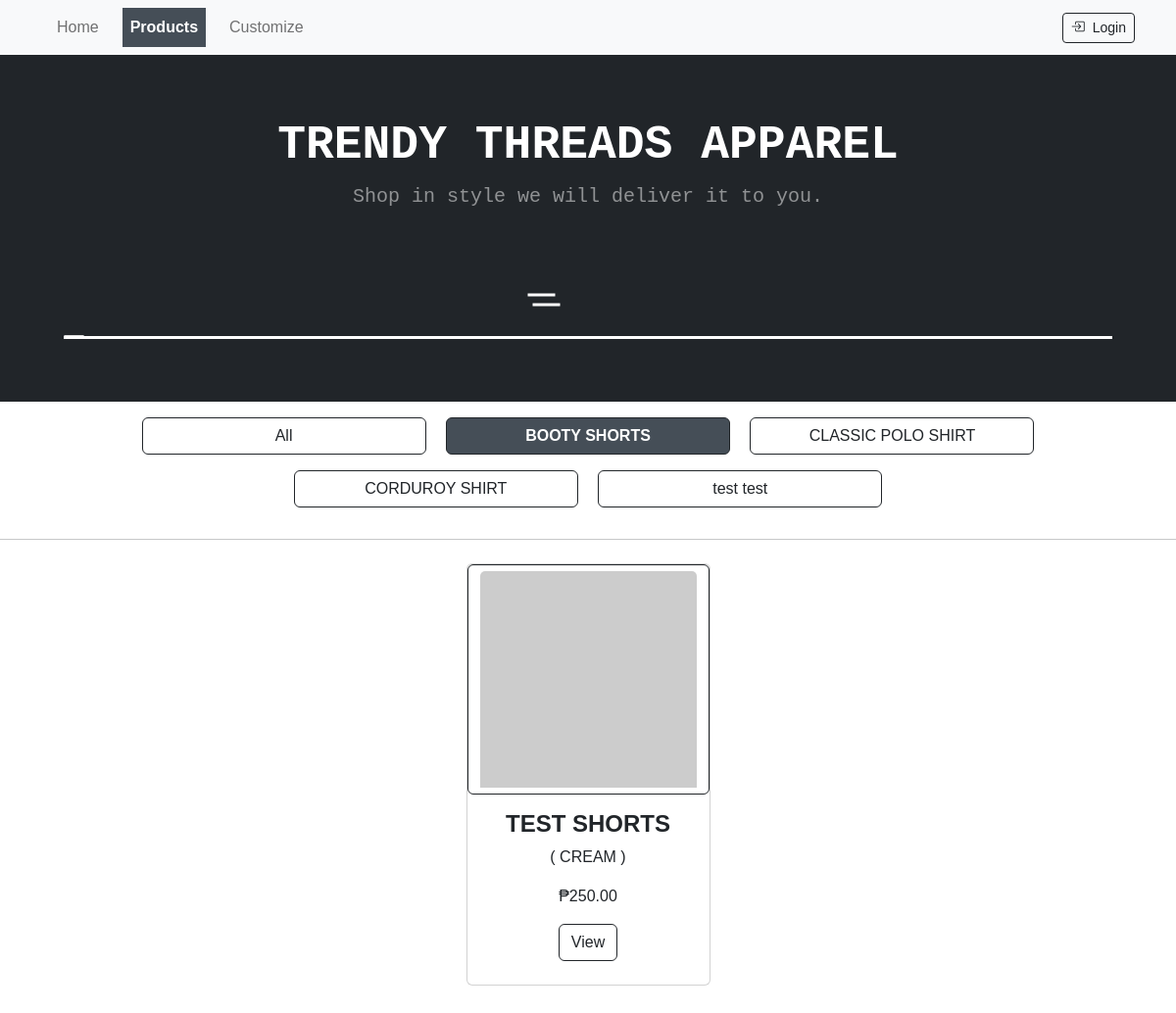
The page /browse-products.php?category_id=6 on the database as committed earlier.
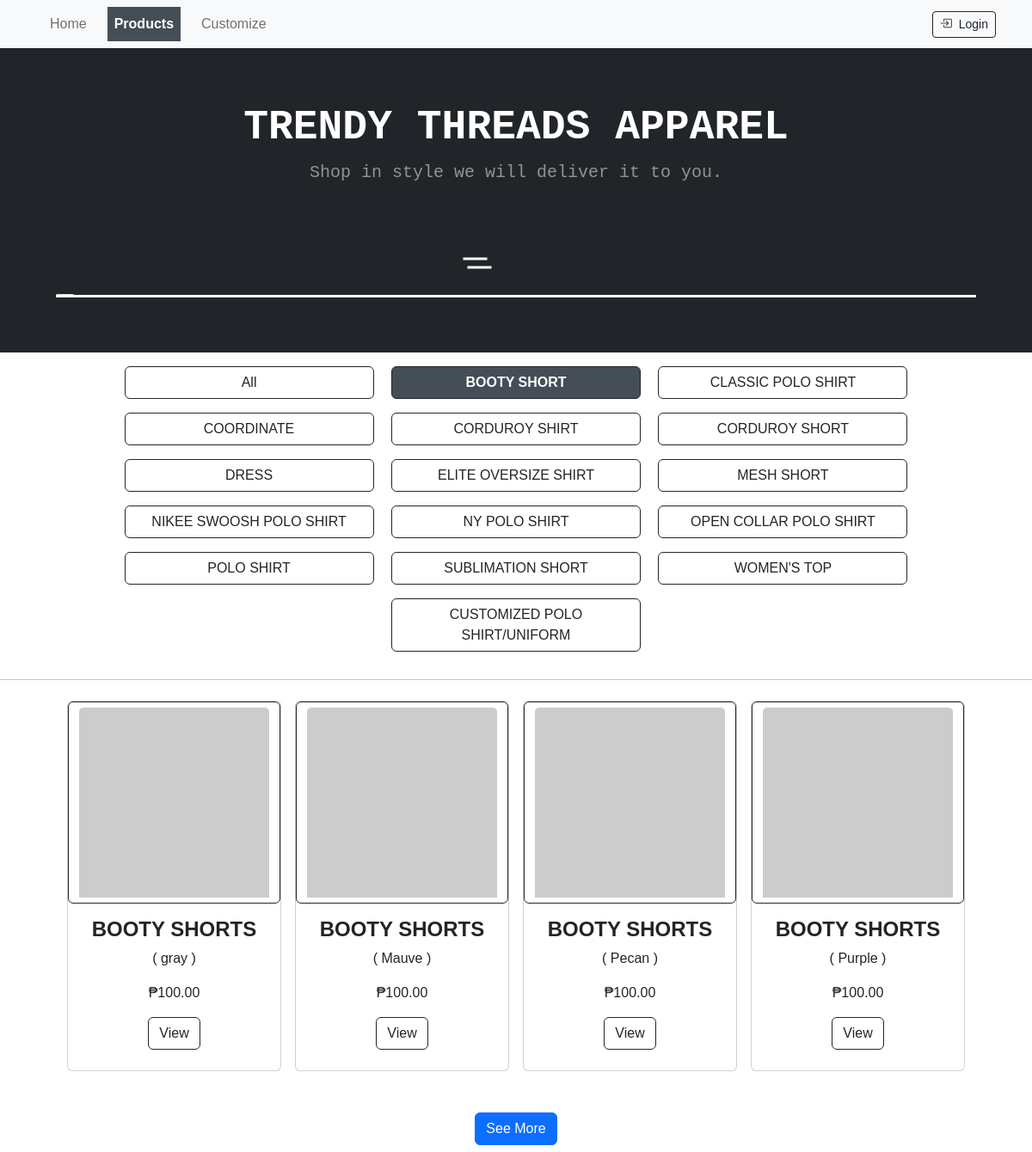
The same page on the database as committed later.
### tables this page shows
CREATE TABLE `categories` (
  `id` int NOT NULL,
  `name` varchar(255) NOT NULL,
  `description` varchar(255) NOT NULL,
  `created_at` datetime DEFAULT NULL,
  `updated_at` datetime DEFAULT NULL,
  `deleted_at` datetime DEFAULT NULL,
  `created_by` int DEFAULT NULL
);

CREATE TABLE `products` (
  `id` int NOT NULL,
  `category_id` int DEFAULT NULL,
  `name` varchar(255) DEFAULT NULL,
  `description` text,
  `price` int DEFAULT NULL,
  `color` varchar(11) DEFAULT NULL,
  `created_at` varchar(191) DEFAULT NULL,
  `updated_at` varchar(191) DEFAULT NULL,
  `deleted_at` varchar(191) DEFAULT NULL,
  `created_by` int DEFAULT NULL
);

CREATE TABLE `product_colors` (
  `id` int NOT NULL,
  `product_id` int DEFAULT NULL,
  `name` varchar(255) DEFAULT NULL,
  `code` text,
  `stock_qty` int NOT NULL DEFAULT '0',
  `image` text,
  `created_at` varchar(191) DEFAULT NULL,
  `updated_at` varchar(191) DEFAULT NULL,
  `deleted_at` varchar(191) DEFAULT NULL,
  `created_by` int NOT NULL,
  `updated_by` int NOT NULL
);

### models/Model.php (called while the page is built, shortened)
<?php
class Model
{
    protected $host = "";
    protected $database = "";
    protected $username = "";
    protected $password = "";
    protected $pdo;
    protected $stmt;
    public function __construct(){
        $dotenv = Dotenv\Dotenv::createImmutable(__DIR__);
        $this->host =  $_ENV['DB_HOST'];
        if($_ENV['APP_ENV'] == 'dev'){
            $this->database =  $_ENV['DEV_DB_DATABASE'];
            $this->username =  $_ENV['DEV_DB_USERNAME'];
            $this->password =  $_ENV['DEV_DB_PASSWORD'];
        }else{
            $this->database =  $_ENV['DB_DATABASE'];
            $this->username =  $_ENV['DB_USERNAME'];
            $this->password =  $_ENV['DB_PASSWORD'];
        }
    }
    public function connect(){
        try {
            $this->pdo = new PDO("mysql:host={$this->host};dbname={$this->database};charset=utf8","{$this->username}","{$this->password}");
            $this->pdo->setAttribute(PDO::ATTR_ERRMODE, PDO::ERRMODE_EXCEPTION);
            $this->pdo->setAttribute(PDO::ATTR_DEFAULT_FETCH_MODE, PDO::FETCH_ASSOC);
        } catch (PDOException $e) {
            echo $e->getMessage();
            throw $e->getMessage();
        }
    }
    public function setQuery($qry){
        $this->qry = $qry;
        $this->stmt = $this->pdo->query($this->qry);
        return $this;
    }
    public function getAll(){
        try {
            return $this->stmt->fetchAll();
        } catch (PDOException $e) {
            return $e->getMessage();
        }
    }
}

### models/Category.php (called while the page is built, shortened)
<?php
Class Category extends Model {
    public static function getCategories(){
        $instance = new self;
        $categories = $instance->setQuery("
            SELECT *  FROM `categories`
            WHERE `deleted_at` IS NULL
            ORDER BY `created_at` DESC;
        ")->getAll();
        return $categories;
    }
}

### models/Product.php (called while the page is built, shortened)
<?php
Class Product extends Model {
    public static function getDisplayProducts($category_id = null){
        $qry = '';
        if($category_id){
            $qry = "SELECT
                        P.*,
                        C.name AS category_name,
                        PC.stock_qty,
                        PC.name as color_name,
                        PC.image,
                        PC.id as color_id
                    FROM products AS P
                    LEFT JOIN categories AS C
                        ON P.category_id = C.id
                    LEFT JOIN product_colors AS PC
                        ON P.id = PC.product_id
                    WHERE P.deleted_at IS NULL
                    AND PC.deleted_at IS NULL
                    AND C.id = $category_id
                    ORDER BY P.name;
                    ";
        }
        $instance = new self;
        $categories = $instance->setQuery( $qry )->getAll();
        return $categories;
    }
}

### browse-products.php (the view, shortened to what the changed rows need)
<?php
    include_once("./includes/header.php");
    $category = new Category;
    $categories = $category->getCategories();
?>
    <header class="bg-dark py-5" >
        <div class="container px-2 px-lg-3 my-3">
            <div class="text-center text-white" style="border: white">
                <h1 class="display-5 fw-bolder" style="font-family: Courier New, sans-serif;">TRENDY THREADS APPAREL</h1>
            </div>
        </div>
    </header>
    <section class="py-2" id="categories-wrapper">
        <div class="container text-center">
            <div class="btn-group" role="group" aria-label="Category Buttons">
                <?php
                    usort($categories, 'sortByName');
                    usort($categories, "sortCategories");
                    foreach ($categories as $key => $category): ?>
                        <a href="browse-products.php?category_id=<?=$category['id']?>">
                            <button style="width: 290px !important;" type="button" class="mx-2 my-2 btn btn-outline-dark" id="<?php echo $category['id']; ?>">
                                <?php echo $category['name']; ?>
                            </button>
                        </a>
                    <?php endforeach; ?>
            </div>
        </div>
    </section>
    <section class="py-2">
        <div class="container px-2 px-lg-5">
            <div class="row gx-2 gx-lg-3 justify-content-center">
                <div class="col-md-12">
                    <div class="row gx-2 gx-lg-3 row-cols-2 row-cols-md-4 justify-content-center" id="productContainer">
                        <?php include_once("./includes/display-browse-products.php"); ?>
                    </div>
                </div>
            </div>
        </div>
    </section>
    <?php include_once("./includes/footer.php"); ?>

### includes/display-browse-products.php (shortened to what the changed rows need)
<?php
    $product = new Product;
    $products = $product->getDisplayProducts($_GET['category_id'] ?? null);
    $initialDisplayCount = 4;
    $productCount = 0;
    foreach ($products as $product) {
        $isHidden = $productCount >= $initialDisplayCount ? 'style="display: none;"' : '';
        echo '<div class="col mb-5 product-item" data-category="' . $product['category_id'] . '" ' . $isHidden . '>';
        addItemInProductList(
            $product['name'],
            $product['price'],
            $product['id'],
            $product['color_name'],
            $product['image'],
            $product['color_id'] ? $product['color_id'] : 0,
            $product['category_id'],
            $product['category_name']
        );
        echo '</div>';
        $productCount++;
    }
    if ($productCount > $initialDisplayCount) {
        echo '<div class="col-12 text-center">
                  <button id="seeMoreButton" class="btn btn-primary">See More</button>
              </div>';
    }
    function addItemInProductList($name, $price, $id, $color_name, $image, $color_id, $category_id, $category_name) {
        $img_link = getImageLink($image);
        echo '
            <div class="card h-100">
                <a class="btn btn-outline-dark mt-auto" href="./view-products.php?id='.$id.'&color_id='.$color_id.'">
                    <img class="card-img-top product-item-img" src="'. $img_link .'" alt="..." />
                </a>
                <div class="card-body p-3">
                    <div class="text-center">
                        <h4 class="fw-bolder">'. $name .'</h4>
                        <p class=""> ( '. $color_name .' ) </p>
                        ₱'. $price .'.00
                    </div>
                </div>
                <div class="card-footer p-4 pt-0 border-top-0 bg-transparent">
                    <div class="text-center">
                        <a class="btn btn-outline-dark mt-auto" href="./view-products.php?id='.$id.'&color_id='.$color_id.'">View</a>
                    </div>
                </div>
            </div>
        ';
    }
?>

Rows that differ between the two databases and show on the page:
no longer on this page (row edited): categories: name "test test"
no longer on this page (row edited): products: name "TEST SHORTS", product_colors.name "CREAM", price "250"
changed categories: name "BOOTY SHORTS" → "BOOTY SHORT"
now on this page (row edited): categories: name "COORDINATE"
added categories: name "CORDUROY SHORT"
added categories: name "DRESS"
added categories: $category['id'] 2 (drawn), name "ELITE OVERSIZE SHIRT"
added categories: name "MESH SHORT"
added categories: name "NIKEE SWOOSH POLO SHIRT"
added categories: name "NY POLO SHIRT"
added categories: name "OPEN COLLAR POLO SHIRT"
added categories: name "POLO SHIRT"
added categories: name "SUBLIMATION SHORT"
now on this page (row edited): categories: name "WOMEN'S TOP"
added categories: name "CUSTOMIZED POLO SHIRT/UNIFORM"
now on this page (row edited): products: name "BOOTY SHORTS", product_colors.name "gray", price "100", product_colors.name "Mauve", product_colors.name "Pecan", product_colors.name "Purple"
Other text that changed with them:
text now shown: "See More"
